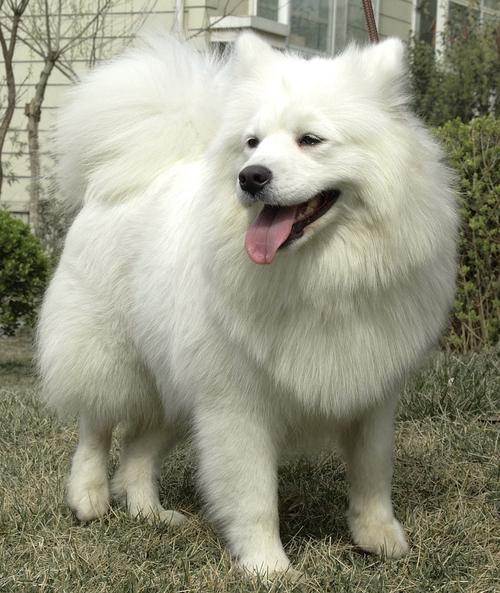
#> input picture samoyed.jpeg, 500 x 593 px
$ python vision-homework-3.py
#> lines starting #> are read from the running program, lines starting #| are printed output that depends on the picture
import numpy as np
import cv2 as cv
from matplotlib import pyplot as plt
# 1 读取图像
img = cv.imread("./samoyed.jpeg",0)
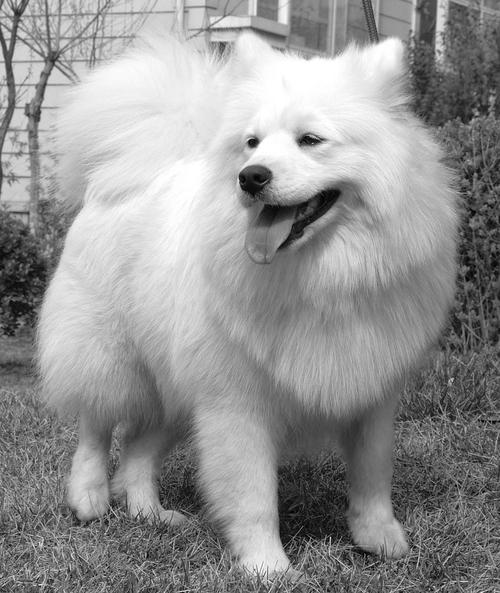
#> img: shape (593, 500); min 0, max 255, mean 147.4
# 2 傅里叶变换
# 2.1 正变换
dft = cv.dft(np.float64(img),flags = cv.DFT_COMPLEX_OUTPUT)
# 2.2 频谱中心化
dft_shift = np.fft.fftshift(dft)
# 2.3 计算频谱和相位谱
mag, angle = cv.cartToPolar(dft_shift[:,:,0], dft_shift[:,:,1], angleInDegrees=True)
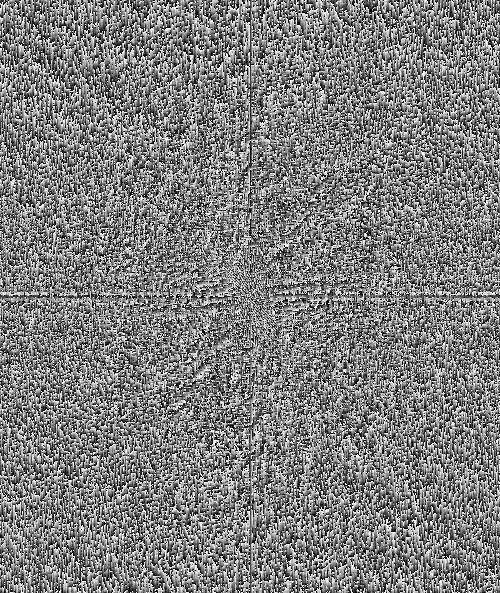
#> angle: shape (593, 500) float64; min 1.38e-05, max 360, mean 179.6; drawn with min black and max white
mag=20*np.log(mag)
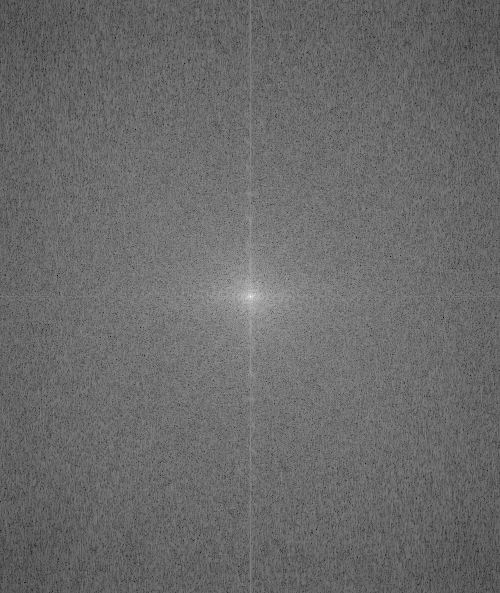
#> mag: shape (593, 500) float64; min 39.5, max 351.9, mean 170.2; drawn with min black and max white

rows, cols = img.shape
#> rows = 593; cols = 500
crow, ccol = int(rows/2) , int(cols/2)
#> crow = 296; ccol = 250
mask = np.zeros((rows, cols,2), np.uint8)
#两个通道，与频域图像匹配
mask[crow-30:crow+30, ccol-30:ccol+30,:] = 1
fShift = dft_shift*mask
ishift = np.fft.ifftshift(fShift)
iImg = cv.idft(ishift)
iImg= cv.magnitude(iImg[:, :,0], iImg[:, :,1])
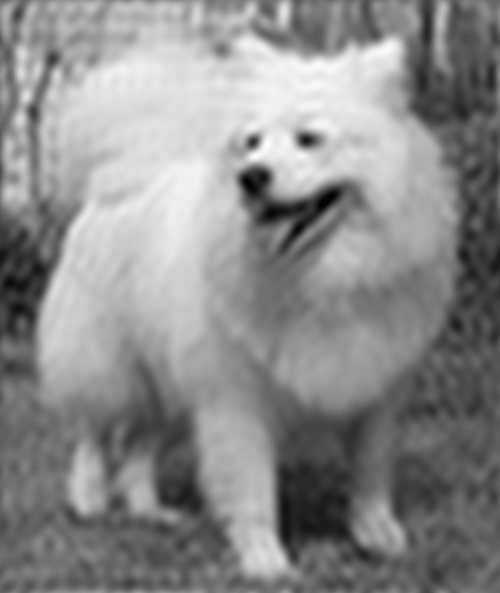
#> iImg: shape (593, 500) float64; min 29808.3, max 80118617.1, mean 43716734.3; drawn with min black and max white

# 4 图像显示
plt.figure(figsize=(10,8))
plt.subplot(221),plt.imshow(img, cmap = 'gray')
plt.title('Original'), plt.xticks([]), plt.yticks([])
plt.subplot(222),plt.imshow(mag, cmap = 'gray')
plt.title('Mag'), plt.xticks([]), plt.yticks([])
plt.subplot(223),plt.imshow(angle, cmap = 'gray')
plt.title('Angle'), plt.xticks([]), plt.yticks([])
plt.subplot(224),plt.imshow(iImg, cmap = 'gray')
plt.title('Back'), plt.xticks([]), plt.yticks([])
plt.show()
